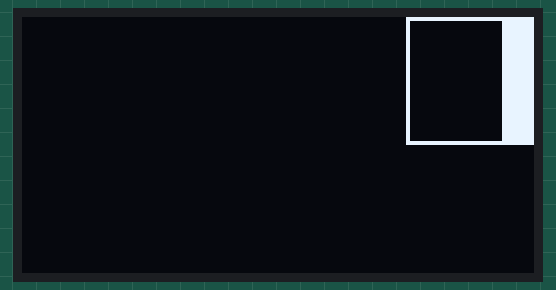
Bench run of a sketch on a simulated Arduino Uno, built with avr-gcc and run on an emulated ATmega328P. Shown: 128×64 one-colour display.

Above: at 0.22 s.
At 1.2 s:
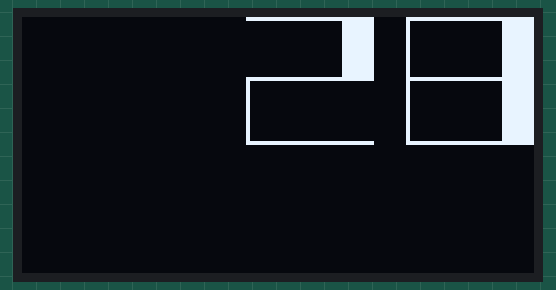
At 1.6 s:
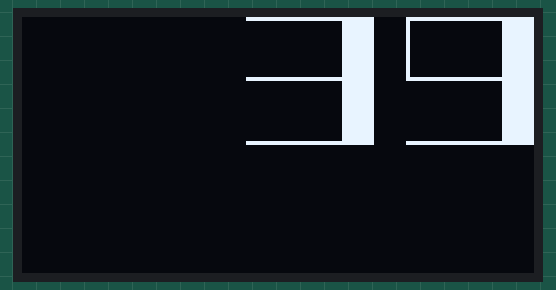
At 2.59 s:
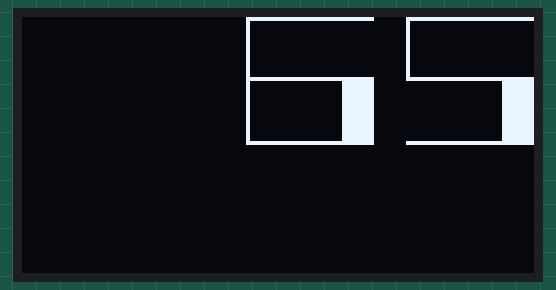
At 3.18 s:
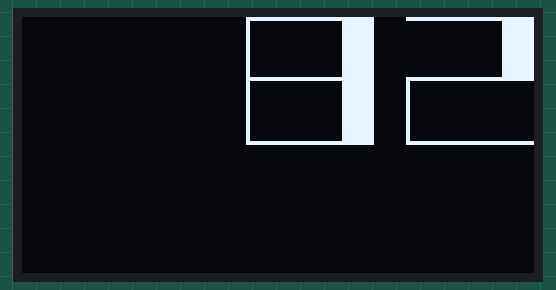

The sketch:

example.ino
```cpp
#include <Adafruit_SSD1306.h>
extern "C"{
  #include "Number.h"
}

#define SSD1306_ADDRESS 0x3C

Adafruit_SSD1306 SSD1306(128, 64);


void SSD1306Number_setPixel(NumberDrawing *d,int x,int y){
    SSD1306.drawPixel(x,y,1);
}
static NumberDrawing numDrawing={
  SSD1306Number_setPixel,
  32,32,8,
  { 1,8,8,1,1,1,1 },
  128
};


void setup(){
    if(!SSD1306.begin(SSD1306_SWITCHCAPVCC, SSD1306_ADDRESS)) {
        Serial.println(F("SSD1306 allocation failed"));
        for(;;); // Don't proceed, loop forever
    }
}

int counter=0;

void loop(){
    SSD1306.clearDisplay();
    NumberDrawing_drawNumber(&numDrawing,0,0,counter++);
    SSD1306.display();
}
```

Number.c
```cpp
#include "Number.h"
/*
void NumberDrawing_initialize(NumberDrawing *d,int canvasWidth){
    if(canvasWidth<=32){
        d->settings.digitWidth=5;
        d->settings.digitHeight=7;
        d->settings.spacing=1;
    }else{
        d->settings.digitWidth=8;
        d->settings.digitHeight=15;
        d->settings.spacing=2;
    }
    for(char i=0;i<7;i++) d->settings.segmentWidth[i]=1;
    d->canvasWidth=canvasWidth;
}
*/
    void NumberDrawing_hor(NumberDrawing *d,int x,int y){
      for(int i=0;i<d->settings.digitWidth;i++) (*d->setPixel)(d,i+x,y);
    }
    void NumberDrawing_ver(NumberDrawing *d,int x,int y,int len){
        for(int i=0;i<len;i++) (*d->setPixel)(d,x,y+i);
    }
    void NumberDrawing_drawDigit(NumberDrawing *d,char num,int x,int y){
        if(num<0 || num>9) num=0;
        static const char *segments[10]={
            "1111110",
            "0110000",
            "1101101",
            "1111001",
            "0110011",
            "1011011",
            "1011111",
            "1110000",
            "1111111",
            "1111011"
        };
        const char *segs=segments[num];

        int mid=(d->settings.digitHeight/2)-((d->settings.digitHeight%2)==0?1:0);

        int top=y;
        int bottom=y+d->settings.digitHeight-1;
        int right=x+d->settings.digitWidth-1;
        int left=x;

        if(segs[0]=='1'){
            for(int i=0;i<d->settings.segmentWidth[0];i++)
                NumberDrawing_hor(d,left,top+i);
        }

        if(segs[1]=='1'){
            for(int i=0;i<d->settings.segmentWidth[1];i++)
                NumberDrawing_ver(d,right-i,top,mid+1);
        }
        if(segs[2]=='1'){
            for(int i=0;i<d->settings.segmentWidth[2];i++)
                NumberDrawing_ver(d,right-i,top+mid,(d->settings.digitHeight-mid));
       }

        if(segs[3]=='1'){
            for(int i=0;i<d->settings.segmentWidth[3];i++)
                NumberDrawing_hor(d,left,bottom-i);
        }

        if(segs[4]=='1'){
            for(int i=0;i<d->settings.segmentWidth[4];i++)
                NumberDrawing_ver(d,left+i,top+mid,(d->settings.digitHeight-mid));
        }
        if(segs[5]=='1'){
            for(int i=0;i<d->settings.segmentWidth[5];i++)
                NumberDrawing_ver(d,left+i,top,mid+1);
        }
        if(segs[6]=='1'){
            if(d->settings.segmentWidth[6]>1){
                int seghalf=d->settings.segmentWidth[6]/2;
                for(int i=-seghalf;i<seghalf;i++){
                    NumberDrawing_hor(d,left,top+mid+i);
                }
            }else{
                NumberDrawing_hor(d,left,top+mid);
            }
        }
    }
    void NumberDrawing_drawWithDot(NumberDrawing *d,int x,int y,int v,int dotpos){
        int pos=d->canvasWidth;
        if(v==0)
            NumberDrawing_drawDigit(d,0,pos-d->settings.digitWidth,y);
        else{
            char drawMinus=v<0;
            if(drawMinus) v=-v;
            char count=0;
            while(v>0){
                if(count++==dotpos){
                    (*d->setPixel)(d,pos,y+d->settings.digitHeight-1);
                    pos-=d->settings.spacing;
                }
                int nn=v/10;
                NumberDrawing_drawDigit(d,v-(nn*10),pos-d->settings.digitWidth,y);
                pos-=d->settings.digitWidth+d->settings.spacing;
                v/=10;
            }
            if(drawMinus){
                int mid=y+(d->settings.digitHeight/2);
                for(int i=0;i<d->settings.digitWidth;i++)
                    (*d->setPixel)(d,pos+i,mid);
            }
        }
    }
    void NumberDrawing_drawNumber(NumberDrawing *d,int x,int y,int v){
        NumberDrawing_drawWithDot(d,x,y,v,-1);
    }
    int NumberDrawing_round(float f){
        int n=f;
        return (f-n)>=0.5f?n+1:n;
    }
    void NumberDrawing_drawFloatingNumber(NumberDrawing *d,int x,int y,float num,int decPlace){
        int n=1;
        int i;
        for(i=0;i<decPlace;i++){
            n*=10;
        }
        NumberDrawing_drawWithDot(d,x,y,NumberDrawing_round(num*n),decPlace);
    }
```

Number.h
```cpp
#ifndef NUMBER_H
#define NUMBER_H


    typedef struct{
        int digitWidth,digitHeight;
        int spacing;
        int segmentWidth[7];
    }NumberSettings;

    typedef struct NumberDrawing NumberDrawing;

    typedef void(*Number_setPixel)(NumberDrawing *d,int x,int y);

    struct NumberDrawing{
        Number_setPixel setPixel;
        NumberSettings settings;
        int canvasWidth;
        void *userData;
    };

    void NumberDrawing_drawNumber(NumberDrawing *,int x,int y,int number);


#endif
```
